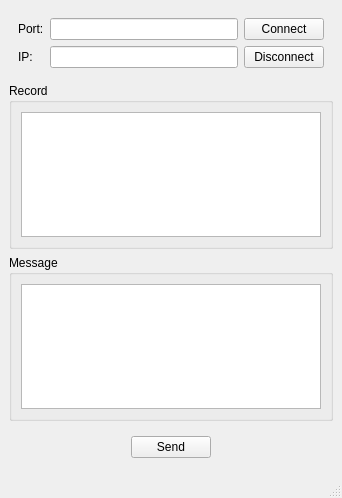
<?xml version="1.0" encoding="UTF-8"?>
<ui version="4.0">
 <class>MainWindow</class>
 <widget class="QMainWindow" name="MainWindow">
  <property name="geometry">
   <rect>
    <x>0</x>
    <y>0</y>
    <width>342</width>
    <height>498</height>
   </rect>
  </property>
  <property name="windowTitle">
   <string>MainWindow</string>
  </property>
  <widget class="QWidget" name="centralwidget">
   <layout class="QVBoxLayout" name="verticalLayout">
    <item>
     <widget class="QWidget" name="widget" native="true">
      <layout class="QGridLayout" name="gridLayout">
       <item row="0" column="2">
        <widget class="QPushButton" name="connect">
         <property name="text">
          <string>Connect</string>
         </property>
        </widget>
       </item>
       <item row="0" column="1">
        <widget class="QLineEdit" name="port"/>
       </item>
       <item row="0" column="0">
        <widget class="QLabel" name="label_2">
         <property name="text">
          <string>Port:</string>
         </property>
        </widget>
       </item>
       <item row="1" column="0">
        <widget class="QLabel" name="label">
         <property name="text">
          <string>IP:</string>
         </property>
        </widget>
       </item>
       <item row="1" column="1">
        <widget class="QLineEdit" name="ip"/>
       </item>
       <item row="1" column="2">
        <widget class="QPushButton" name="disconnect">
         <property name="text">
          <string>Disconnect</string>
         </property>
        </widget>
       </item>
      </layout>
     </widget>
    </item>
    <item>
     <widget class="QGroupBox" name="groupBox">
      <property name="title">
       <string>Record</string>
      </property>
      <layout class="QHBoxLayout" name="horizontalLayout_2">
       <item>
        <widget class="QTextEdit" name="record"/>
       </item>
      </layout>
     </widget>
    </item>
    <item>
     <widget class="QGroupBox" name="groupBox_2">
      <property name="title">
       <string>Message</string>
      </property>
      <layout class="QHBoxLayout" name="horizontalLayout_3">
       <item>
        <widget class="QTextEdit" name="message"/>
       </item>
      </layout>
     </widget>
    </item>
    <item>
     <widget class="QWidget" name="widget_2" native="true">
      <layout class="QHBoxLayout" name="horizontalLayout_4">
       <item>
        <spacer name="horizontalSpacer">
         <property name="orientation">
          <enum>Qt::Orientation::Horizontal</enum>
         </property>
         <property name="sizeHint" stdset="0">
          <size>
           <width>100</width>
           <height>20</height>
          </size>
         </property>
        </spacer>
       </item>
       <item>
        <widget class="QPushButton" name="send_message">
         <property name="text">
          <string>Send</string>
         </property>
        </widget>
       </item>
       <item>
        <spacer name="horizontalSpacer_2">
         <property name="orientation">
          <enum>Qt::Orientation::Horizontal</enum>
         </property>
         <property name="sizeHint" stdset="0">
          <size>
           <width>99</width>
           <height>20</height>
          </size>
         </property>
        </spacer>
       </item>
      </layout>
     </widget>
    </item>
   </layout>
  </widget>
  <widget class="QMenuBar" name="menubar">
   <property name="geometry">
    <rect>
     <x>0</x>
     <y>0</y>
     <width>342</width>
     <height>24</height>
    </rect>
   </property>
  </widget>
  <widget class="QStatusBar" name="statusbar"/>
 </widget>
 <resources/>
 <connections/>
</ui>
